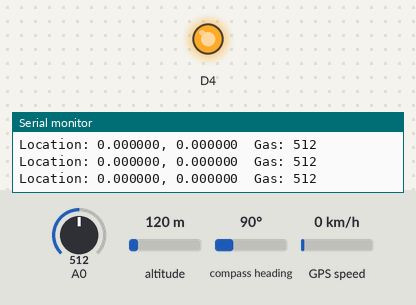
The sketch below on a simulated ESP8266 (NodeMCU). Parts: output pins drawn as LEDs (lit = HIGH), the last lines printed to the serial monitor. Dashed ring = blinking. Inputs (shaded band) come from the test bench; at power-on: A0 = 512, altitude 120 m, compass heading 90°, GPS speed 0 km/h. WiFi joins after 1.5 s; servers stay silent unless stated; the GPS gets a fix after 3 s at 37.7749, -122.4194 with 8 satellites.

Above: at 2.9 s.
At 4.5 s:
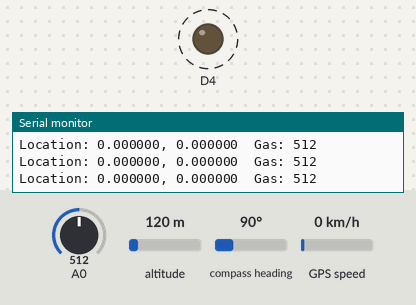
Timing chart, 0 to 4.9 s (numbered marks = the images above):
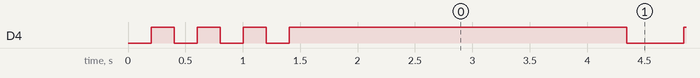

Measured:
- by itself, D4: HIGH → LOW at 0.40 s, → HIGH 0.20 s later, → LOW 0.20 s later, → HIGH 0.20 s later, … (184 changes in this stretch)

The sketch:

woman__safety.ino
```cpp
#include "FirebaseESP8266.h"
#include <ESP8266WiFi.h>
#include <TinyGPS++.h>

#define FIREBASE_HOST "womensafety-64980-default-rtdb.firebaseio.com"
#define FIREBASE_AUTH "As0OHaC75W1Bb2ykiixenIWZRrggDX6NolWUBYLV"

#define WIFI_SSID "Women Safety"
#define WIFI_PASSWORD "12345678"


FirebaseData firebaseData;
FirebaseJson json;

double lattitude,longitude;
TinyGPSPlus gps;


void setup() {

  pinMode(A0,INPUT);
  pinMode(D4,OUTPUT);
  Serial.begin(9600);
  WiFi.begin(WIFI_SSID, WIFI_PASSWORD);

  while (WiFi.status() != WL_CONNECTED)
  {
  digitalWrite(D4,0);
    delay(200);
    digitalWrite(D4,1);
    delay(200);

    Serial.println(analogRead(A0));

  }

  Firebase.begin(FIREBASE_HOST, FIREBASE_AUTH);
  Firebase.reconnectWiFi(true);

}

void loop() {

   while(Serial.available())
  {
    gps.encode(Serial.read());
  }
  if(gps.location.isUpdated())
  {
    digitalWrite(D4,0);

    lattitude=gps.location.lat();
    longitude=gps.location.lng();

    Firebase.setString(firebaseData, "/Location/Lat",String(lattitude,6) );
    delay(100);
    Firebase.setString(firebaseData, "/Location/Lon",String(longitude,6) );
    delay(100);
    digitalWrite(D4,1);

  }

  Serial.println("Location: "+String(lattitude,6)+", "+String(longitude,6)+"  Gas: "+analogRead(A0));

  Firebase.setString(firebaseData, "/Danger",String(analogRead(A0)>700));
  delay(300);

}
```
